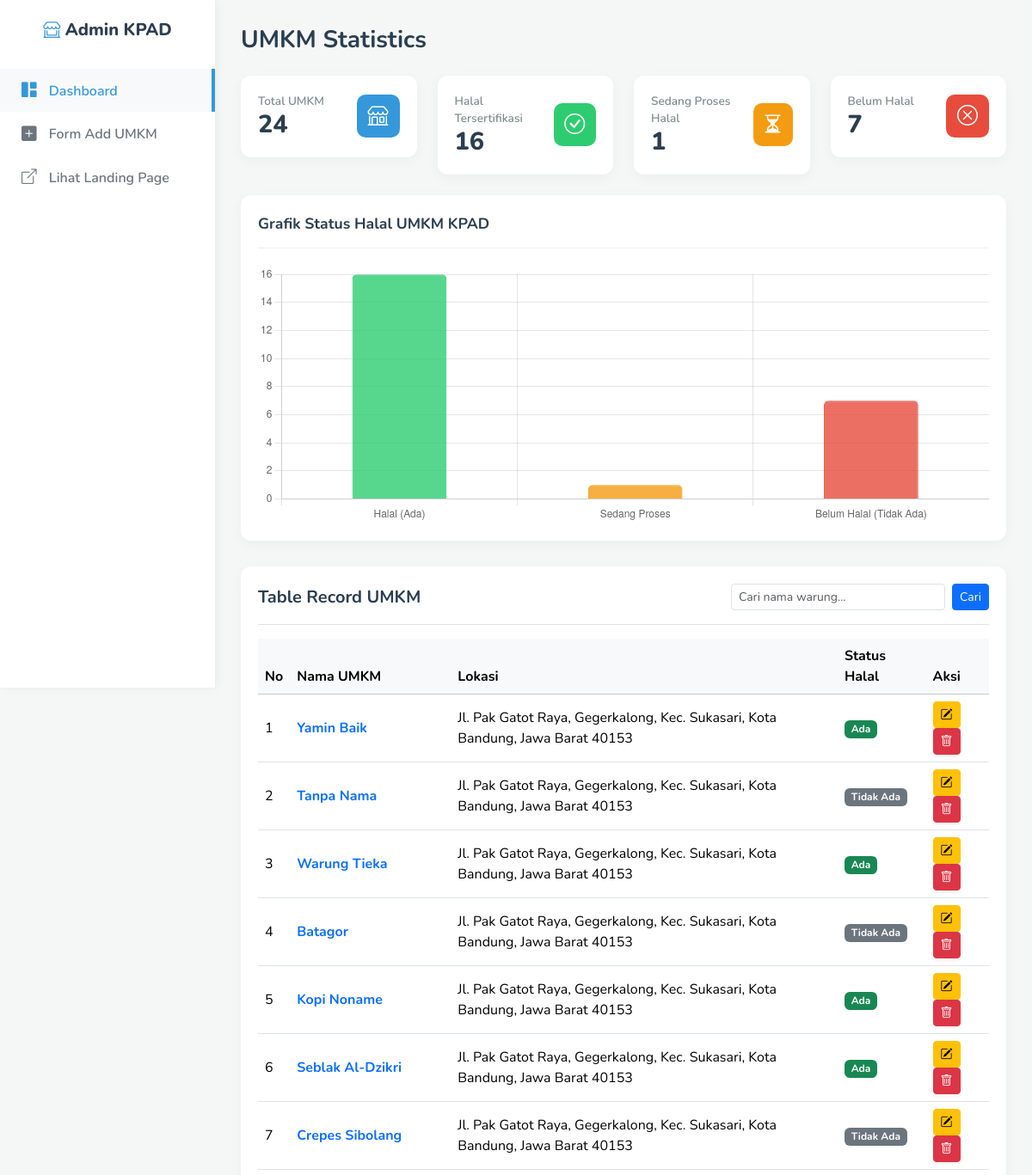
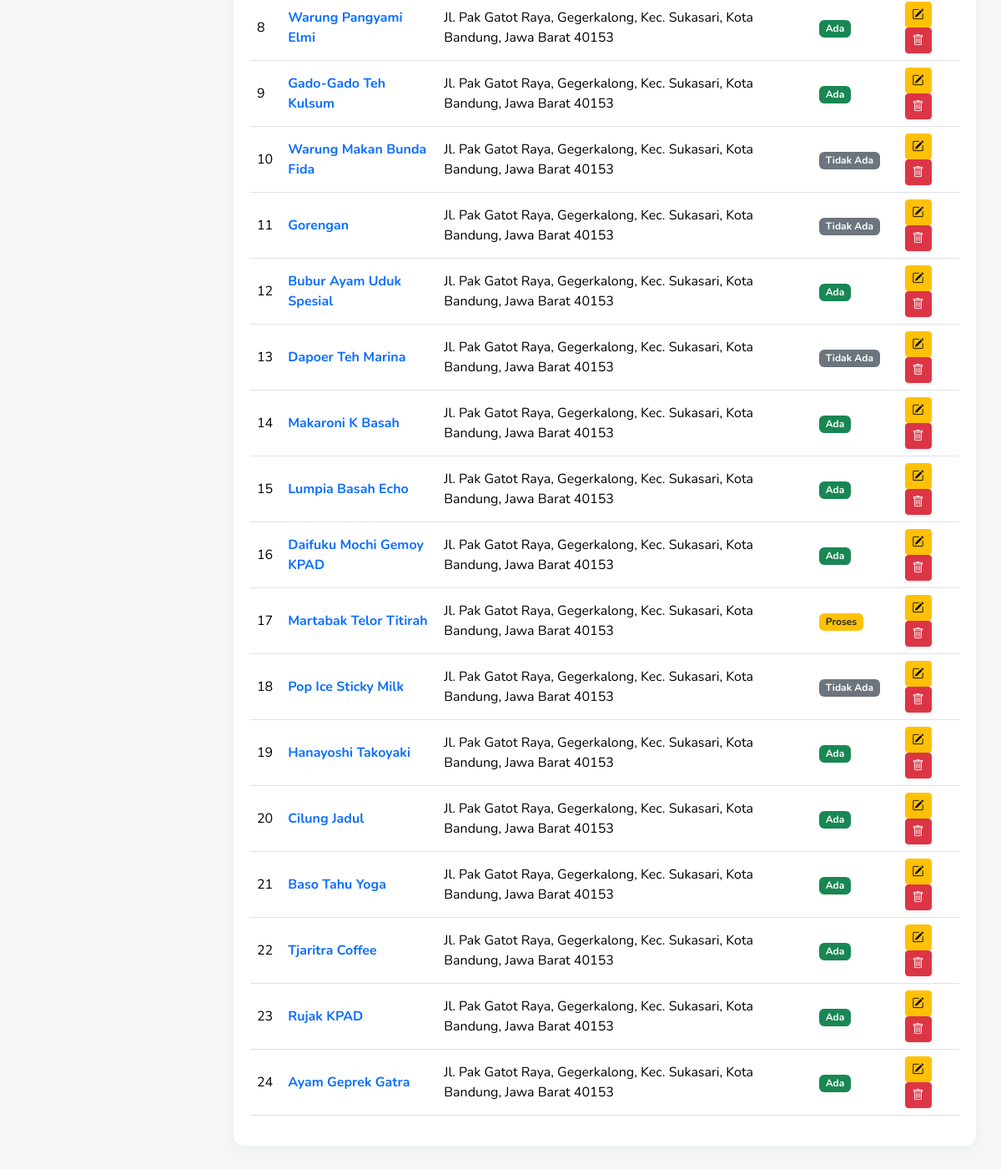
/umkm_kpad.php, run on the app's committed database (2 pictures, top to bottom).
### tables this page shows
CREATE TABLE `umkm` (
  `id_umkm` int(11) NOT NULL,
  `nama_umkm` varchar(100) DEFAULT NULL,
  `deskripsi_umkm` text DEFAULT NULL,
  `nomor_kontak` varchar(20) DEFAULT NULL,
  `lokasi` text DEFAULT NULL,
  `patokan` text DEFAULT NULL,
  `status_halal` varchar(30) DEFAULT NULL,
  `link_dokumentasi` text DEFAULT NULL
);

### umkm_kpad.php (the view, shortened to what this page needs)
<?php
$conn = mysqli_connect("localhost", "root", "", "db_umkm_kpad");
$q_total = mysqli_query($conn, "SELECT COUNT(*) as total FROM UMKM");
$total_umkm = mysqli_fetch_assoc($q_total)['total'];
$q_halal = mysqli_query($conn, "SELECT COUNT(*) as total FROM UMKM WHERE status_halal = 'Ada'");
$total_halal = mysqli_fetch_assoc($q_halal)['total'];
$q_proses = mysqli_query($conn, "SELECT COUNT(*) as total FROM UMKM WHERE status_halal = 'Proses'");
$total_proses = mysqli_fetch_assoc($q_proses)['total'];
$q_tidak = mysqli_query($conn, "SELECT COUNT(*) as total FROM UMKM WHERE status_halal = 'Tidak Ada'");
$total_tidak = mysqli_fetch_assoc($q_tidak)['total'];
?>
<!DOCTYPE html>
<html lang="id">
<head>
    <link href="https://cdn.jsdelivr.net/npm/bootstrap@5.3.2/dist/css/bootstrap.min.css" rel="stylesheet">
    <link href="https://cdn.jsdelivr.net/npm/bootstrap-icons@1.11.3/font/bootstrap-icons.css" rel="stylesheet">
</head>
<body>
    <div class="sidebar">
        <div class="sidebar-brand">
            <i class="bi bi-shop-window"></i> Admin KPAD
        </div>
        <ul class="nav flex-column">
            <li class="nav-item">
                <a class="nav-link active" href="umkm_kpad.php">
                    <i class="bi bi-grid-1x2-fill"></i> Dashboard
                </a>
            </li>
            <li class="nav-item">
                <a class="nav-link" href="tambah.php">
                    <i class="bi bi-plus-square-fill"></i> Form Add UMKM
                </a>
            </li>
            <li class="nav-item">
                <a class="nav-link" href="index.php" target="_blank">
                    <i class="bi bi-box-arrow-up-right"></i> Lihat Landing Page
                </a>
            </li>
        </ul>
    </div>
    <div class="main-content">
        <h3 class="mb-4 fw-bold" style="color: #2c3e50;">UMKM Statistics</h3>
        <div class="row g-4 mb-4">
            <div class="col-md-3">
                <div class="stat-card">
                    <div class="stat-details">
                        <p>Total UMKM</p>
                        <h3><?= $total_umkm; ?></h3>
                    </div>
                    <div class="stat-icon bg-blue"><i class="bi bi-shop"></i></div>
                </div>
            </div>
            <div class="col-md-3">
                <div class="stat-card">
                    <div class="stat-details">
                        <p>Halal Tersertifikasi</p>
                        <h3><?= $total_halal; ?></h3>
                    </div>
                    <div class="stat-icon bg-green"><i class="bi bi-check-circle"></i></div>
                </div>
            </div>
            <div class="col-md-3">
                <div class="stat-card">
                    <div class="stat-details">
                        <p>Sedang Proses Halal</p>
                        <h3><?= $total_proses; ?></h3>
                    </div>
                    <div class="stat-icon bg-orange"><i class="bi bi-hourglass-split"></i></div>
                </div>
            </div>
            <div class="col-md-3">
                <div class="stat-card">
                    <div class="stat-details">
                        <p>Belum Halal</p>
                        <h3><?= $total_tidak; ?></h3>
                    </div>
                    <div class="stat-icon bg-red"><i class="bi bi-x-circle"></i></div>
                </div>
            </div>
        </div>
        <div class="content-card">
            <div class="content-title">Grafik Status Halal UMKM KPAD</div>
            <div style="height: 300px;">
                <canvas id="halalChart"></canvas>
            </div>
        </div>
        <div class="content-card">
            <div class="d-flex justify-content-between align-items-center mb-3 border-bottom pb-3">
                <h5 class="fw-bold m-0" style="color: #2c3e50;">Table Record UMKM</h5>
                <form action="" method="GET" class="d-flex" style="width: 300px;">
                    <input type="text" name="cari" class="form-control form-control-sm me-2" placeholder="Cari nama warung..." value="<?php if(isset($_GET['cari'])) { echo $_GET['cari']; } ?>">
                    <button class="btn btn-primary btn-sm" type="submit">Cari</button>
                </form>
            </div>
            <div class="table-responsive">
                <table class="table table-hover align-middle">
                    <thead class="table-light">
                        <tr>
                            <th>No</th>
                            <th>Nama UMKM</th>
                            <th>Lokasi</th>
                            <th>Status Halal</th>
                            <th>Aksi</th>
                        </tr>
                    </thead>
                    <tbody>
                        <?php
                        if (isset($_GET['cari'])) {
                            $keyword = $_GET['cari'];
                            $sql = "SELECT * FROM UMKM WHERE nama_umkm LIKE '%$keyword%' OR lokasi LIKE '%$keyword%'";
                        } else {
                            $sql = "SELECT * FROM UMKM";
                        }
                        $query = mysqli_query($conn, $sql);
                        $no = 1;
                        if (mysqli_num_rows($query) > 0) {
                            while($data = mysqli_fetch_assoc($query)) {
                        ?>
                        <tr>
                            <td> <?php echo $no++; ?> </td>
                            <td class="fw-bold text-primary"> <?php echo $data['nama_umkm']; ?> </td>
                            <td> <?php echo $data['lokasi']; ?> </td>
                            <td>
                                <?php
                                if($data['status_halal'] == 'Ada') { echo '<span class="badge bg-success">Ada</span>'; }
                                elseif($data['status_halal'] == 'Proses') { echo '<span class="badge bg-warning text-dark">Proses</span>'; }
                                else { echo '<span class="badge bg-secondary">Tidak Ada</span>'; }
                                ?>
                            </td>
                            <td>
                                <a href="edit.php?id=<?php echo $data['id_umkm']; ?>" class="btn btn-warning btn-sm shadow-sm"><i class="bi bi-pencil-square"></i></a>
                                <a href="hapus.php?id=<?php echo $data['id_umkm']; ?>" class="btn btn-danger btn-sm shadow-sm" onclick="return confirm('Yakin ingin menghapus data ini?')"><i class="bi bi-trash"></i></a>
                            </td>
                        </tr>
                        <?php
                            }
                        } else {
                            echo "<tr><td colspan='5' class='text-center text-danger fw-bold py-4'>Data pencarian tidak ditemukan!</td></tr>";
                        }
                        ?>
                    </tbody>
                </table>
            </div>
        </div>
    </div>
    <script>
        const ctx = document.getElementById('halalChart').getContext('2d');
        const halalChart = new Chart(ctx, {
            type: 'bar',
            data: {
                labels: ['Halal (Ada)', 'Sedang Proses', 'Belum Halal (Tidak Ada)'],
                datasets: [{
                    label: 'Jumlah UMKM',
                    data: [<?= $total_halal ?>, <?= $total_proses ?>, <?= $total_tidak ?>],
                    backgroundColor: [
                        'rgba(46, 204, 113, 0.8)', // Hijau
                        'rgba(243, 156, 18, 0.8)', // Orange
                        'rgba(231, 76, 60, 0.8)'   // Merah
                    ],
                    borderColor: [
                        'rgba(46, 204, 113, 1)',
                        'rgba(243, 156, 18, 1)',
                        'rgba(231, 76, 60, 1)'
                    ],
                    borderWidth: 1,
                    borderRadius: 5,
                    barPercentage: 0.5
                }]
            },
            options: {
                responsive: true,
                maintainAspectRatio: false,
                scales: {
                    y: {
                        beginAtZero: true,
                        ticks: { stepSize: 1 } // Angka di sumbu Y loncat 1 (bukan desimal)
                    }
                },
                plugins: {
                    legend: { display: false } // Sembunyikan legenda atas biar bersih
                }
            }
        });
    </script>
</body>
</html>

### umkm_kpad.php (style rules this page uses)
body { font-family: 'Nunito', sans-serif; background-color: #f4f7f6; overflow-x: hidden; }
.sidebar { height: 100vh; background-color: #ffffff; box-shadow: 2px 0 10px rgba(0,0,0,0.05); position: fixed; top: 0; left: 0; width: 250px; padding-top: 20px; z-index: 1000; }
.sidebar-brand { font-size: 1.25rem; font-weight: 800; color: #2c3e50; text-align: center; margin-bottom: 30px; padding: 0 20px; }
.sidebar-brand i { color: #3498db; }
.nav-link { color: #6c757d; padding: 12px 25px; font-weight: 600; transition: all 0.3s; }
.nav-link:hover, .nav-link.active { color: #3498db; background-color: #f8f9fa; border-right: 4px solid #3498db; }
.nav-link i { margin-right: 10px; font-size: 1.1rem; }
.main-content { margin-left: 250px; padding: 30px; }
.stat-card { background: #fff; border-radius: 12px; padding: 20px; border: none; box-shadow: 0 4px 15px rgba(0,0,0,0.04); display: flex; align-items: center; justify-content: space-between; }
.stat-icon { width: 50px; height: 50px; border-radius: 10px; display: flex; align-items: center; justify-content: center; font-size: 1.5rem; color: #fff; }
.stat-details h3 { margin: 0; font-size: 1.8rem; font-weight: 800; color: #2c3e50; }
.stat-details p { margin: 0; font-size: 0.85rem; color: #7f8c8d; font-weight: 600; }
.bg-blue { background-color: #3498db; }
.bg-green { background-color: #2ecc71; }
.bg-orange { background-color: #f39c12; }
.bg-red { background-color: #e74c3c; }
.content-card { background: #fff; border-radius: 12px; border: none; box-shadow: 0 4px 15px rgba(0,0,0,0.04); padding: 20px; margin-bottom: 30px; }
.content-title { font-size: 1.1rem; font-weight: 700; color: #2c3e50; margin-bottom: 20px; padding-bottom: 15px; border-bottom: 1px solid #eee; }

### data on the page
umkm: nama_umkm "Yamin Baik", lokasi "Jl. Pak Gatot Raya, Gegerkalong, Kec. Sukasari, Kota Bandung, Jawa Barat 40153", status_halal "Ada"
umkm: nama_umkm "Tanpa Nama", lokasi "Jl. Pak Gatot Raya, Gegerkalong, Kec. Sukasari, Kota Bandung, Jawa Barat 40153", status_halal "Tidak Ada"
umkm: nama_umkm "Warung Tieka", lokasi "Jl. Pak Gatot Raya, Gegerkalong, Kec. Sukasari, Kota Bandung, Jawa Barat 40153", status_halal "Ada"
umkm: nama_umkm "Batagor", lokasi "Jl. Pak Gatot Raya, Gegerkalong, Kec. Sukasari, Kota Bandung, Jawa Barat 40153", status_halal "Tidak Ada"
umkm: nama_umkm "Kopi Noname", lokasi "Jl. Pak Gatot Raya, Gegerkalong, Kec. Sukasari, Kota Bandung, Jawa Barat 40153", status_halal "Ada"
umkm: nama_umkm "Seblak Al-Dzikri", lokasi "Jl. Pak Gatot Raya, Gegerkalong, Kec. Sukasari, Kota Bandung, Jawa Barat 40153", status_halal "Ada"
umkm: nama_umkm "Crepes Sibolang", lokasi "Jl. Pak Gatot Raya, Gegerkalong, Kec. Sukasari, Kota Bandung, Jawa Barat 40153", status_halal "Tidak Ada"
umkm: nama_umkm "Warung Pangyami Elmi", lokasi "Jl. Pak Gatot Raya, Gegerkalong, Kec. Sukasari, Kota Bandung, Jawa Barat 40153", status_halal "Ada"
umkm: nama_umkm "Gado-Gado Teh Kulsum", lokasi "Jl. Pak Gatot Raya, Gegerkalong, Kec. Sukasari, Kota Bandung, Jawa Barat 40153", status_halal "Ada"
umkm: nama_umkm "Warung Makan Bunda Fida", lokasi "Jl. Pak Gatot Raya, Gegerkalong, Kec. Sukasari, Kota Bandung, Jawa Barat 40153", status_halal "Tidak Ada"
umkm: nama_umkm "Gorengan", lokasi "Jl. Pak Gatot Raya, Gegerkalong, Kec. Sukasari, Kota Bandung, Jawa Barat 40153", status_halal "Tidak Ada"
umkm: nama_umkm "Bubur Ayam Uduk Spesial", lokasi "Jl. Pak Gatot Raya, Gegerkalong, Kec. Sukasari, Kota Bandung, Jawa Barat 40153", status_halal "Ada"
umkm: nama_umkm "Dapoer Teh Marina", lokasi "Jl. Pak Gatot Raya, Gegerkalong, Kec. Sukasari, Kota Bandung, Jawa Barat 40153", status_halal "Tidak Ada"
umkm: nama_umkm "Makaroni K Basah", lokasi "Jl. Pak Gatot Raya, Gegerkalong, Kec. Sukasari, Kota Bandung, Jawa Barat 40153", status_halal "Ada"
umkm: nama_umkm "Lumpia Basah Echo", lokasi "Jl. Pak Gatot Raya, Gegerkalong, Kec. Sukasari, Kota Bandung, Jawa Barat 40153", status_halal "Ada"
umkm: nama_umkm "Daifuku Mochi Gemoy KPAD", lokasi "Jl. Pak Gatot Raya, Gegerkalong, Kec. Sukasari, Kota Bandung, Jawa Barat 40153", status_halal "Ada"
umkm: nama_umkm "Martabak Telor Titirah", lokasi "Jl. Pak Gatot Raya, Gegerkalong, Kec. Sukasari, Kota Bandung, Jawa Barat 40153", status_halal "Proses"
umkm: nama_umkm "Pop Ice Sticky Milk", lokasi "Jl. Pak Gatot Raya, Gegerkalong, Kec. Sukasari, Kota Bandung, Jawa Barat 40153", status_halal "Tidak Ada"
umkm: nama_umkm "Hanayoshi Takoyaki", lokasi "Jl. Pak Gatot Raya, Gegerkalong, Kec. Sukasari, Kota Bandung, Jawa Barat 40153", status_halal "Ada"
umkm: nama_umkm "Cilung Jadul", lokasi "Jl. Pak Gatot Raya, Gegerkalong, Kec. Sukasari, Kota Bandung, Jawa Barat 40153", status_halal "Ada"
umkm: nama_umkm "Baso Tahu Yoga", lokasi "Jl. Pak Gatot Raya, Gegerkalong, Kec. Sukasari, Kota Bandung, Jawa Barat 40153", status_halal "Ada"
umkm: nama_umkm "Tjaritra Coffee", lokasi "Jl. Pak Gatot Raya, Gegerkalong, Kec. Sukasari, Kota Bandung, Jawa Barat 40153", status_halal "Ada"
umkm: nama_umkm "Rujak KPAD", lokasi "Jl. Pak Gatot Raya, Gegerkalong, Kec. Sukasari, Kota Bandung, Jawa Barat 40153", status_halal "Ada"
umkm: nama_umkm "Ayam Geprek Gatra", lokasi "Jl. Pak Gatot Raya, Gegerkalong, Kec. Sukasari, Kota Bandung, Jawa Barat 40153", status_halal "Ada"

### other printed values
$total_umkm "24"
$total_halal "16"
$total_proses "1"
$total_tidak "7"
chart data {{ $total_halal }} 16
chart data {{ $total_proses }} 1
chart data {{ $total_tidak }} 7
